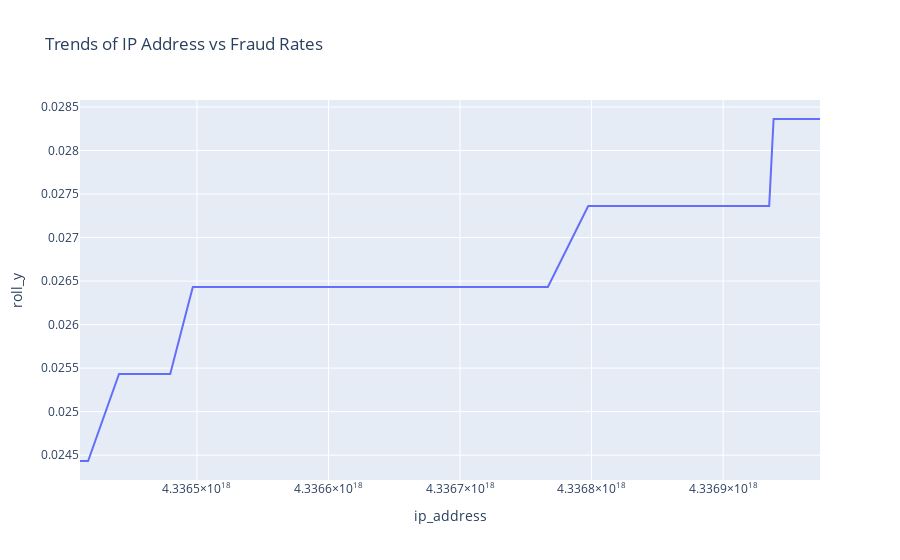

The cell this chart's notebook holds for it:
### Markdown cell above
#### IP Address vs Fraud Rates

### Code cell
"""
Spot Trends of IP Address using Moving Average
"""
temp_df = user_df.groupby('ip_address').y.mean().to_frame().reset_index()

temp_df["ip_address"] = temp_df["ip_address"].astype('uint64')
temp_df["roll_y"] = temp_df["y"].rolling(window=1000).mean()

# fig = px.line(temp_df, x="ip_address", y="roll_y", title='Trends of IP Address vs Fraud Rates')
# fig.show()

# df = temp_df[(temp_df["ip_address"]> 4*10**18) & (temp_df["ip_address"]< 4.72*10**18)]

# fig = px.line(df, x="ip_address", y="roll_y", title='Trends of IP Address vs Fraud Rates')
# fig.show()

# df = temp_df[(temp_df["ip_address"]> 4.33*10**18) & (temp_df["ip_address"]< 4.37*10**18)]

# fig = px.line(df, x="ip_address", y="roll_y", title='Trends of IP Address vs Fraud Rates')
# fig.show()

df = temp_df[(temp_df["ip_address"]> 4.3364*10**18) & (temp_df["ip_address"]< 4.337*10**18)]

fig = px.line(df, x="ip_address", y="roll_y", title='Trends of IP Address vs Fraud Rates')
fig.show()
